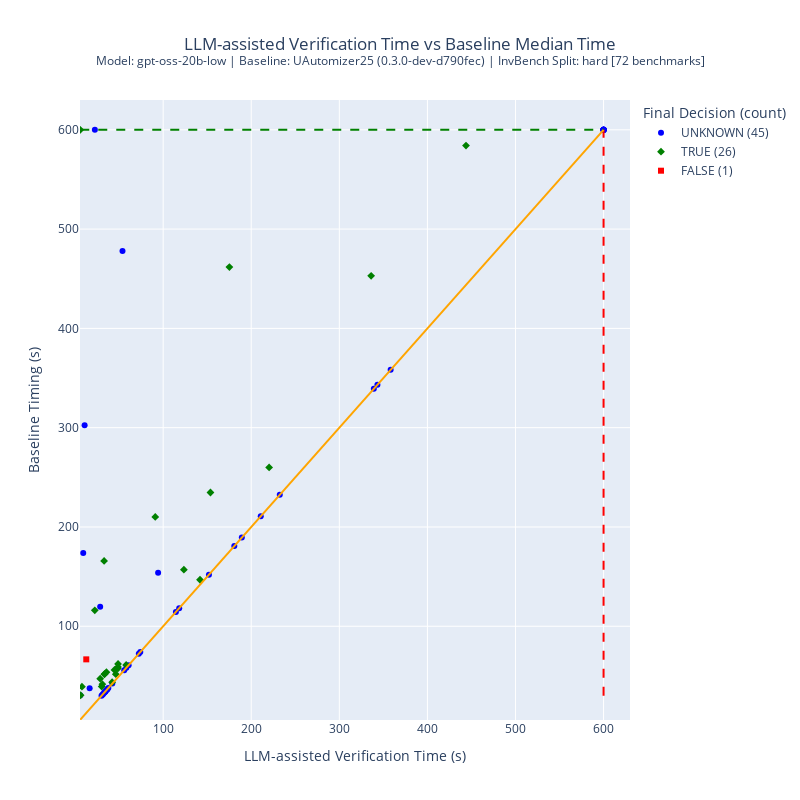

Notebook cell for this chart:
### Code cell


### Figure 1 — Plotly figure (JSON) as saved in the notebook; plotly's stock layout.template omitted (floating-point values rounded to 4 significant figures; data arrays with more than 128 entries replaced by an {"elided": "..."} marker saying what was removed)
{"data": [{"customdata": {"elided": "45x4 mixed values"}, "hovertemplate": "<b>%{hovertext}</b><br><br>Final Decision (count)=UNKNOWN (45)<br>LLM-assisted Verification Time (s)=%{x:.2f}<br>Baseline Timing (s)=%{y:.2f}<br>Task Index=%{customdata[0]}<br>task_name=%{customdata[1]}<br>Final Decision=%{customdata[2]}<br>Speedup=%{customdata[3]:.2f}<extra></extra>", "hovertext": ["freire2_unwindbound1_4", "bresenham-ll_unwindbound10_2", "fermat1-ll_unwindbound10_4", "freire2_unwindbound1_6", "cohencu-ll_unwindbound20_9", "egcd-ll_unwindbound50_5", "diamond_1-1_1", "lcm1_unwindbound20_5", "geo1-ll_unwindbound1_2", "rewnifrev2_1", "dll-simple-white-blue-2_2", "freire2_valuebound10_4", "dijkstra-u_valuebound2_7", "geo3-ll_unwindbound5_2", "interleave_bits_1", "prod4br-ll_unwindbound5_2", "dijkstra-u_valuebound20_8", "geo3-ll_unwindbound2_2", "soft_float_4-3_cil_3", "geo2-ll_unwindbound5_2", "hard2_4", "rewnifrev_1", "cohendiv-ll_valuebound50_6", "geo2-ll_valuebound2_1", "egcd2_3", "dijkstra-u_valuebound2_3", "freire2_unwindbound10_3", "hard-u_valuebound1_4", "cohencu-ll_unwindbound5_9", "soft_float_1-3a_cil_6", "sll-queue-1_13", "freire2_unwindbound1_3", "dijkstra-u_valuebound2_4", "poly1_1", "cohencu-ll_unwindbound10_9", "geo1-ll_unwindbound2_1", "cohencu-ll_valuebound100_9", "freire2_valuebound10_6", "freire2_unwindbound10_6", "cohencu-ll_valuebound10_9", "egcd2-ll_valuebound2_4", "hard-u_5", "freire2_valuebound10_2", "eureka_01-1_1", "num_conversion_1_1"], "legendgroup": "UNKNOWN (45)", "marker": {"color": "blue", "symbol": "circle"}, "mode": "markers", "name": "UNKNOWN (45)", "orientation": "v", "showlegend": true, "type": "scatter", "x": [114.5, 53.84, 94.27, 74.04, 33.06, 16.54, 5.89, 10.83, 55.81, 600.0, 600.0, 189.3, 28.49, 339.2, 118.2, 60.78, 343.2, 58.25, 36.39, 210.8, 600.0, 22.45, 232.4, 34.62, 600.0, 358.3, 42.29, 180.8, 31.88, 37.77, 600.0, 34.56, 9.26, 600.0, 33.64, 152.0, 31.06, 34.48, 72.36, 36.6, 600.0, 600.0, 600.0, 600.0, 30.01], "xaxis": "x", "y": [114.5, 478.0, 153.9, 74.04, 33.06, 37.65, 30.51, 302.6, 55.81, 600.0, 600.0, 189.3, 119.8, 339.2, 118.2, 60.78, 343.2, 58.25, 36.39, 210.8, 600.0, 600.0, 232.4, 34.62, 600.0, 358.3, 42.29, 180.8, 31.88, 37.77, 600.0, 34.56, 173.8, 600.0, 33.64, 152.0, 31.06, 34.48, 72.36, 36.6, 600.0, 600.0, 600.0, 600.0, 30.01], "yaxis": "y"}, {"customdata": [[1, "geo3-ll_unwindbound1_2", "TRUE", 1.04], [3, "cohencu-ll_valuebound5_9", "TRUE", 1.65], [6, "sll-queue-1_12", "TRUE", 2.64], [8, "egcd2-ll_unwindbound50_6", "TRUE", 1.55], [9, "dijkstra-u_valuebound2_2", "TRUE", 1.27], [10, "soft_float_1-3a_cil_3", "TRUE", 1.3], [11, "sum_by_3_1", "TRUE", 5.03], [14, "cohencu-ll_valuebound20_9", "TRUE", 1.21], [15, "hard2_valuebound1_4", "TRUE", 5.02], [17, "hard2_valuebound10_5", "TRUE", 1.51], [19, "egcd2-ll_unwindbound50_2", "TRUE", 1.53], [21, "hard-u_valuebound1_6", "TRUE", 1.55], [23, "geo1-ll_unwindbound2_2", "TRUE", 1.05], [24, "cohencu-ll_valuebound50_9", "TRUE", 1.25], [26, "egcd-ll_valuebound5_7", "TRUE", 4.85], [27, "fermat1-ll_valuebound5_4", "TRUE", 101.0], [32, "soft_float_4-3a_cil_3", "TRUE", 1.34], [45, "egcd3-ll_valuebound2_5", "TRUE", 1.27], [47, "prodbin-ll_valuebound10_1", "TRUE", 1.32], [49, "soft_float_1-3a_cil_7", "TRUE", 1.12], [54, "hard2_valuebound20_5", "TRUE", 1.18], [55, "dijkstra-u_valuebound2_5", "TRUE", 2.31], [61, "egcd2-ll_valuebound50_2", "TRUE", 1.35], [64, "divbin2_valuebound2_2", "TRUE", 5.18], [65, "freire2_valuebound10_1", "TRUE", 1.18], [71, "geo3-ll_unwindbound2_1", "TRUE", 1.04]], "hovertemplate": "<b>%{hovertext}</b><br><br>Final Decision (count)=TRUE (26)<br>LLM-assisted Verification Time (s)=%{x:.2f}<br>Baseline Timing (s)=%{y:.2f}<br>Task Index=%{customdata[0]}<br>task_name=%{customdata[1]}<br>Final Decision=%{customdata[2]}<br>Speedup=%{customdata[3]:.2f}<extra></extra>", "hovertext": ["geo3-ll_unwindbound1_2", "cohencu-ll_valuebound5_9", "sll-queue-1_12", "egcd2-ll_unwindbound50_6", "dijkstra-u_valuebound2_2", "soft_float_1-3a_cil_3", "sum_by_3_1", "cohencu-ll_valuebound20_9", "hard2_valuebound1_4", "hard2_valuebound10_5", "egcd2-ll_unwindbound50_2", "hard-u_valuebound1_6", "geo1-ll_unwindbound2_2", "cohencu-ll_valuebound50_9", "egcd-ll_valuebound5_7", "fermat1-ll_valuebound5_4", "soft_float_4-3a_cil_3", "egcd3-ll_valuebound2_5", "prodbin-ll_valuebound10_1", "soft_float_1-3a_cil_7", "hard2_valuebound20_5", "dijkstra-u_valuebound2_5", "egcd2-ll_valuebound50_2", "divbin2_valuebound2_2", "freire2_valuebound10_1", "geo3-ll_unwindbound2_1"], "legendgroup": "TRUE (26)", "marker": {"color": "green", "symbol": "diamond"}, "mode": "markers", "name": "TRUE (26)", "orientation": "v", "showlegend": true, "type": "scatter", "x": [42.08, 28.52, 175.2, 33.31, 123.5, 30.2, 32.97, 48.73, 7.81, 35.61, 153.7, 33.58, 57.99, 44.74, 6.29, 5.94, 31.02, 48.8, 443.8, 46.24, 48.49, 91.02, 336.1, 22.39, 220.3, 141.8], "xaxis": "x", "y": [43.73, 47.2, 461.8, 51.61, 157.0, 39.27, 165.8, 58.98, 39.17, 53.74, 234.7, 51.99, 60.98, 56.07, 30.52, 600.0, 41.72, 62.06, 584.1, 51.75, 57.44, 210.1, 452.9, 116.0, 260.0, 146.9], "yaxis": "y"}, {"customdata": [[37, "egcd3-ll_unwindbound10_5", "FALSE", 5.25]], "hovertemplate": "<b>%{hovertext}</b><br><br>Final Decision (count)=FALSE (1)<br>LLM-assisted Verification Time (s)=%{x:.2f}<br>Baseline Timing (s)=%{y:.2f}<br>Task Index=%{customdata[0]}<br>task_name=%{customdata[1]}<br>Final Decision=%{customdata[2]}<br>Speedup=%{customdata[3]:.2f}<extra></extra>", "hovertext": ["egcd3-ll_unwindbound10_5"], "legendgroup": "FALSE (1)", "marker": {"color": "red", "symbol": "square"}, "mode": "markers", "name": "FALSE (1)", "orientation": "v", "showlegend": true, "type": "scatter", "x": [12.71], "xaxis": "x", "y": [66.67], "yaxis": "y"}], "layout": {"height": 800, "legend": {"title": {"text": "Final Decision (count)"}, "tracegroupgap": 0}, "shapes": [{"line": {"color": "red", "dash": "dash"}, "name": "Timeout (600s, x-axis)", "type": "line", "x0": 600, "x1": 600, "y0": 30.01, "y1": 600}, {"line": {"color": "green", "dash": "dash"}, "name": "Timeout (600s, y-axis)", "type": "line", "x0": 5.89, "x1": 600, "y0": 600, "y1": 600}, {"line": {"color": "orange", "dash": "solid"}, "name": "y = x (equal timing)", "type": "line", "x0": 5.89, "x1": 600, "y0": 5.89, "y1": 600}], "showlegend": true, "title": {"text": "LLM-assisted Verification Time vs Baseline Median Time<br><sup>Model: gpt-oss-20b-low | Baseline: UAutomizer25 (0.3.0-dev-d790fec) | InvBench Split: hard [72 benchmarks]</sup>", "x": 0.5}, "width": 800, "xaxis": {"anchor": "y", "domain": [0, 1], "range": [5.595, 630], "title": {"text": "LLM-assisted Verification Time (s)"}}, "yaxis": {"anchor": "x", "domain": [0, 1], "range": [5.595, 630], "title": {"text": "Baseline Timing (s)"}}}}
